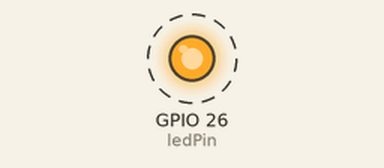
The sketch below on a simulated ESP32. Parts: output pins drawn as LEDs (lit = HIGH). Dashed ring = blinking.

Above: at 0.2 s.
Timing chart, 0 to 3.0 s (numbered marks = the images above):
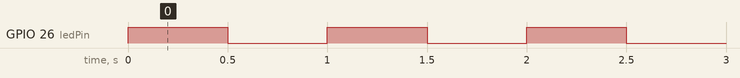

Measured:
- by itself, GPIO 26 (ledPin): alternates HIGH for 0.50 s and LOW for 0.50 s

The sketch:

Uebung_1_blink.ino
```cpp
int ledPin = 26;

String string;

void setup() {
  // put your setup code here, to run once:

  Serial.begin(9600);

  pinMode(ledPin, OUTPUT);

}

void loop() {
  // put your main code here, to run repeatedly:

  while(Serial.available() < 4)
  {
    digitalWrite(ledPin, HIGH);

    delay(500);

    digitalWrite(ledPin, LOW);

    delay(500);
  }

  string = Serial.readString();

  Serial.println("Echo: " + string);

  delay(5000);


}
```
